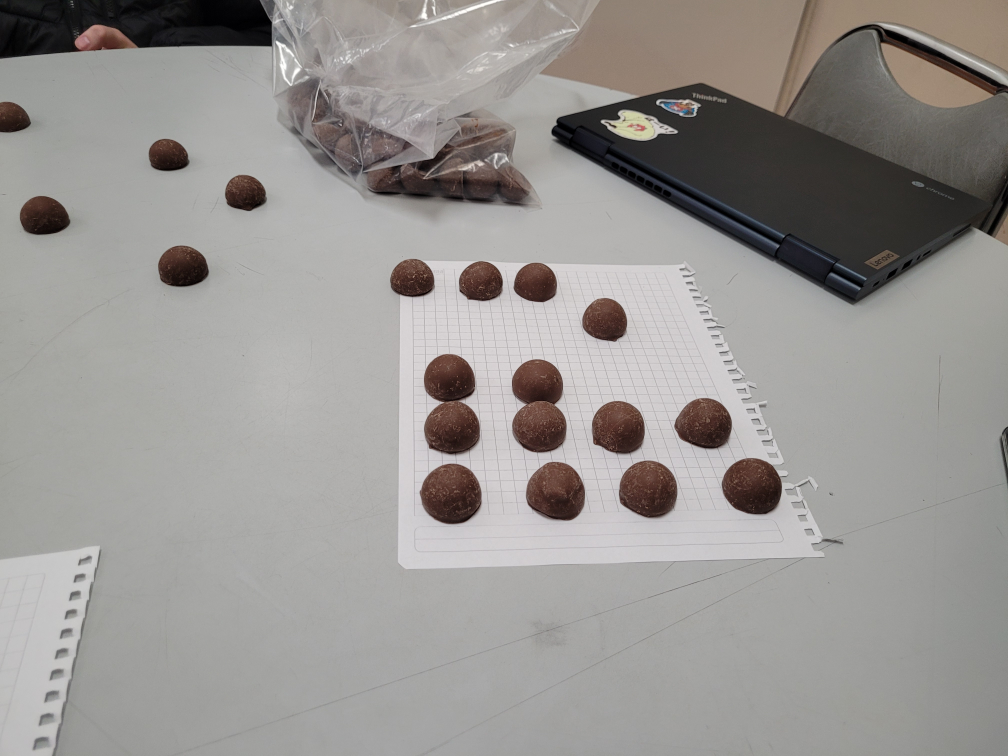
#> input picture PrototipoContornosInterfaz/Imagenes/20230620_104234.jpg, 4032 x 3024 px (shown at 1/4 size); its folder holds only this picture in this run
$ python -i prototipo_contornos.py   (imports and definitions only)
#> lines starting #> are read from the running program, lines starting #| are printed output that depends on the picture; after the words box and inside, x2 and y2 are one past the last pixel; in counts of white or black regions, pixels touching at a corner belong together
# Import required libraries
from tkinter import *
from tkinter import filedialog
from PIL import Image, ImageTk
import cv2
import imutils
import numpy as np

def elegir_imagen():
    path_image = filedialog.askopenfilename(filetypes=[("image", ".jpg"),
                                                       ("image", ".jpeg"),
                                                       ("image",".png")])
#> the answer given: Imagenes/20230620_104234.jpg
    if len(path_image) > 0:
        global image
        #obtención de imagen
        image = cv2.imread(path_image)
#> image is the input picture: shape (3024, 4032, 3); mean B, G, R 145.8, 148.5, 151.5
        imagen = image

        #redimensionar imagen
        image = imutils.resize(image, height=500)
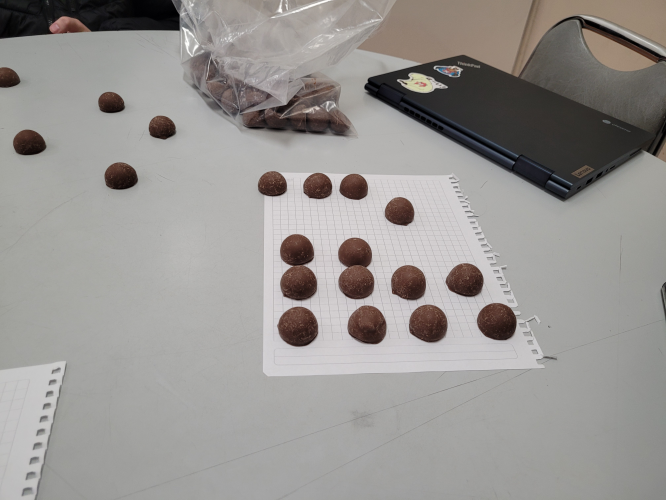
#> image: shape (500, 666, 3); mean B, G, R 145.8, 148.5, 151.5
        imagen = imutils.resize(imagen, height=500)

        #redimensionar imagen que se va colocar en la ventana
        imageToShow = imutils.resize(image, width=500)
        imageToShow2 = imutils.resize(imagen, width=500)

        #cambiar paleta de colores para utilizar en la ventana
        imageToShow = cv2.cvtColor(imageToShow, cv2.COLOR_BGR2RGB)
        imageToShow2 = cv2.cvtColor(imageToShow2, cv2.COLOR_BGR2RGB)

        #generar bordes de la imagen a analizar
        bordes = cv2.Canny(imageToShow2, 100, 600)
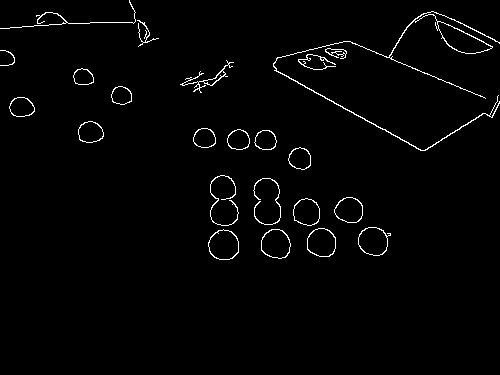
#> bordes: shape (375, 500); 1.8% white in thin lines or dots, all inside (x1, y1, x2, y2) = (0, 0, 500, 260)
        contornos, _ = cv2.findContours(bordes, cv2.RETR_EXTERNAL, cv2.CHAIN_APPROX_SIMPLE)
#> contornos = 23 contours, 2 with area under 20; largest, box (x1, y1, x2, y2) and area: (273, 11, 500, 151) 1046, (208, 229, 239, 260) 717, (261, 229, 291, 259) 672, (358, 227, 391, 256) 664, (307, 228, 336, 257) 653

        #dibujar contornos en la imagen
        cv2.drawContours(imageToShow2, contornos, -1, (0, 255, 0), 2)
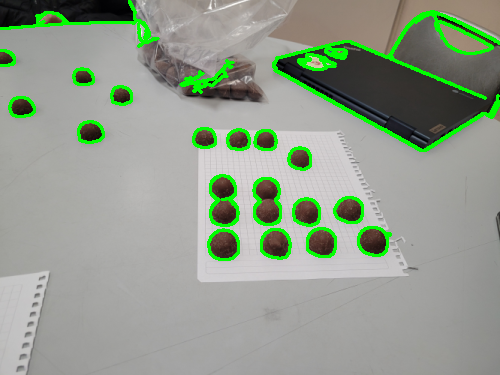
#> imageToShow2: shape (375, 500, 3); mean R, G, B 145.2, 156.3, 140.1

        #guardar resultados en variables para mostrar en la ventana
        im = Image.fromarray(imageToShow)
        img = ImageTk.PhotoImage(image=im)
        im2 = Image.fromarray(imageToShow2)
        img2 = ImageTk.PhotoImage(image=im2)

        #insertar imagen en la ventana
#> (the run stopped early here; a loop or call above may not have finished)
